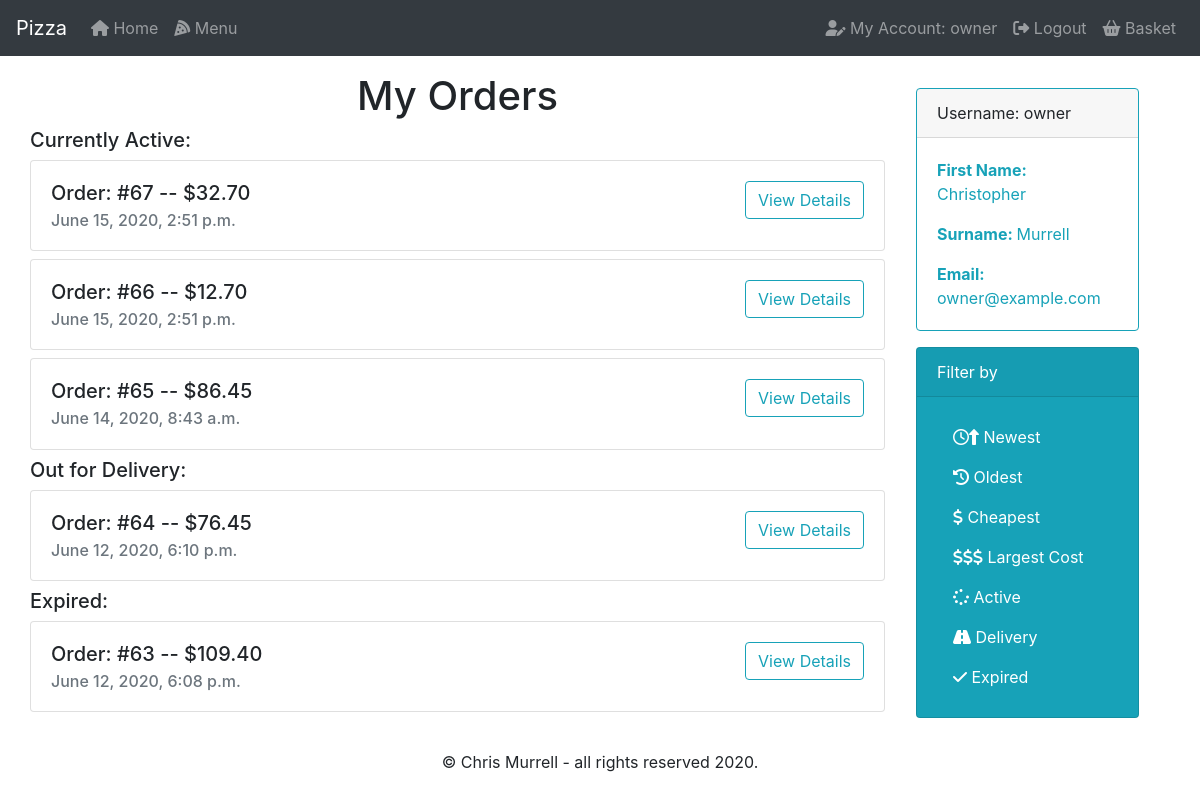
Page /account (signed in) on the earlier database version.
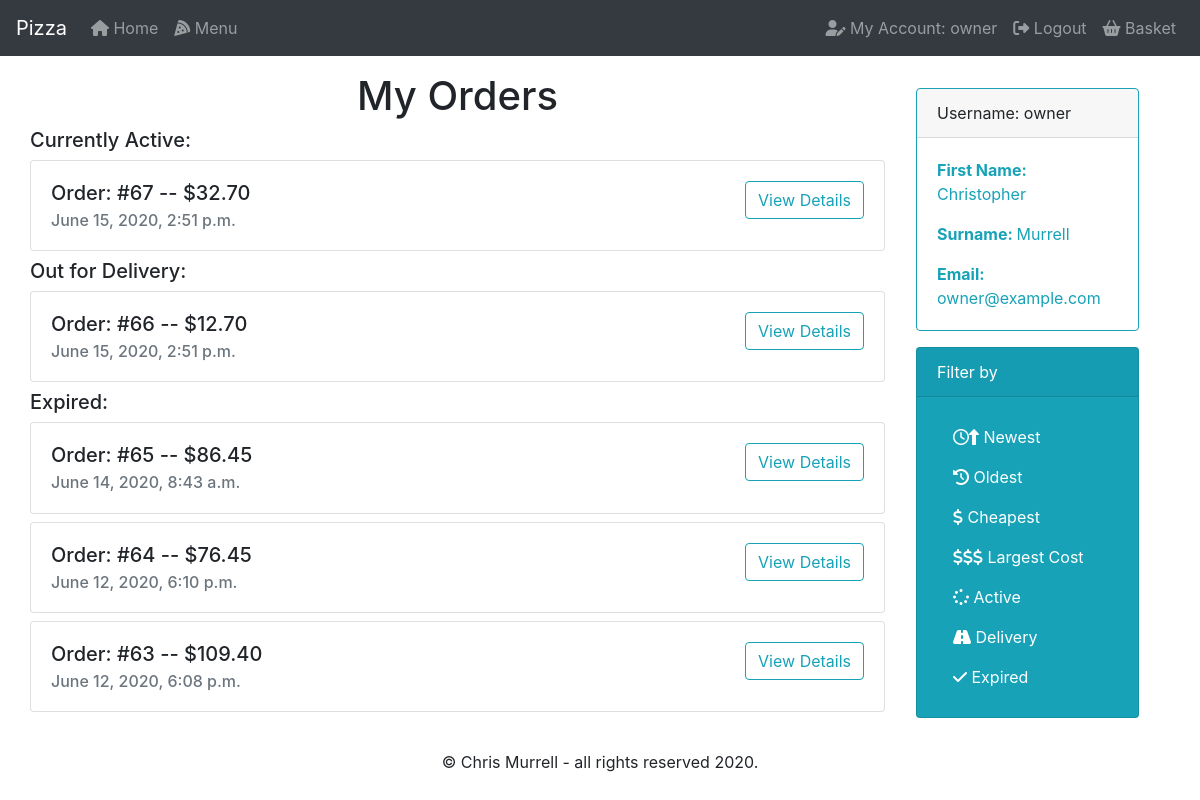
Same page on the later database version.
### orders/models.py (models this page shows, shortened)
class Orders(models.Model):
    order_id = models.AutoField(primary_key=True)
    user_id = models.ForeignKey(
        User, on_delete=models.CASCADE, related_name='orders')
    pizItems = models.ManyToManyField('PizOrder', blank=True, related_name='pizItems')
    subItems = models.ManyToManyField('SubOrder', blank=True, related_name='subItems')
    pastaItems = models.ManyToManyField('PastaOrder', blank=True, related_name='pastaItems')
    saladItems = models.ManyToManyField('SaladOrder', blank=True, related_name='saladItems')
    platItems = models.ManyToManyField('PlatterOrder', blank=True, related_name='platItems')
    time_placed = models.DateTimeField(auto_now_add=True)
    cost = models.DecimalField(max_digits=6, decimal_places=2, default=00.00)
    active = models.CharField(max_length=1, default='Y')
    class Meta:
        verbose_name = 'order'
        verbose_name_plural = 'orders'

### orders/views.py (the view)
# urls.py: path("account", views.account, name="account"),
def account(request):
    user = request.user
    active = Orders.objects.filter(
        user_id=user, active='Y').order_by('-time_placed')
    delivery = Orders.objects.filter(
        user_id=user, active='D').order_by('-time_placed')
    expired = Orders.objects.filter(
        user_id=user, active='N').order_by('-time_placed')
    pizzas = PizOrder.objects.all()
    subs = SubOrder.objects.all()
    pastas = PastaOrder.objects.all()
    salads = SaladOrder.objects.all()
    platters = PlatterOrder.objects.all()
    context = {
        "user": user,
        "active": active,
        "delivery": delivery,
        "expired": expired,
        "pizzas": pizzas,
        "subs": subs,
        "pastas": pastas,
        "salads": salads,
        "platters": platters
    }
    return render(request, 'orders/account.html', context)

### orders/models.py (called while the page is built)
    def __str__(self):
        return f"{self.typ} - {self.category}"

    def custom_toppings(self):
        return ", ".join([t.typ for t in self.toppings.all()])

    def __str__(self):
        return f"Type: {self.typ} || Size: {self.size} || Toppings: {self.custom_toppings()} || Price: ${self.price}"

    def __str__(self):
        return f"{self.typ}"

    def custom_extras(self):
        return ", ".join([t.typ for t in self.extras.all()])

    def __str__(self):
        return f"Type: {self.typ} || Size: {self.size} || Toppings: {self.custom_extras()} || Price: ${self.price}"

    def __str__(self):
        return f"{self.typ}"

    def __str__(self):
        return f"{self.typ} -- ${self.price}"

    def __str__(self):
        return f"Type: {self.typ}"

    def __str__(self):
        return f"Type: {self.typ} || Price: ${self.price}"

    def __str__(self):
        return f"{self.typ} small = ${self.smPrice} large = ${self.lgPrice}"

    def __str__(self):
        return f"Type: {self.typ} || Size: {self.size} || Price: ${self.price}"

### orders/Templates/orders/account.html (shortened to what this page needs)
{% extends "orders/base.html" %}
{% load static %}
{% block main %}
<div class="row justify-content-md-center">
    {% if not active and not delivery and not expired %}
    <div class="card border-info m-3">
        <div class="card-header">Username: {{ user.username }}</div>
        <div class="card-body text-info">
            <p class="card-text"><strong>First Name: </strong>{{ user.first_name }}</p>
            <p class="card-text"><strong>Surname: </strong>{{ user.last_name }}</p>
            <p class="card-text"><strong>Email: </strong>{{ user.email }}</p>
        </div>
    </div>
    {% else %}
    <div class="w-75">
        <h1>My Orders</h1>
        {% if active %}
        <h5>Currently Active:</h5>
        {% endif %}
        {% for row in active %}
        <div class="card mb-2">
            <div class="card-body">
                <div class="row">
                    <div class="col text-left">
                        <h5 class="card-title">Order: #{{ row.order_id }} -- ${{ row.cost }}</h5>
                        <h6 class="card-subtitle text-muted">{{ row.time_placed }}</h6>
                    </div>
                    <div class="col text-right">
                        <button type="button" class="btn btn-outline-info" data-toggle="collapse"
                            data-target="#details{{ row.order_id }}" aria-controls="list-group"
                            aria-expanded="false">View
                            Details</button>
                    </div>
                </div>
            </div>
        </div>
        {% endfor %}
        {% if delivery %}
        <h5>Out for Delivery:</h5>
        {% endif %}
        {% for row in delivery %}
        <div class="card mb-2">
            <div class="card-body">
                <div class="row">
                    <div class="col text-left">
                        <h5 class="card-title">Order: #{{ row.order_id }} -- ${{ row.cost }}</h5>
                        <h6 class="card-subtitle text-muted">{{ row.time_placed }}</h6>
                    </div>
                    <div class="col text-right">
                        <button type="button" class="btn btn-outline-info" data-toggle="collapse"
                            data-target="#details{{ row.order_id }}" aria-controls="list-group"
                            aria-expanded="false">View
                            Details</button>
                    </div>
                </div>
            </div>
        </div>
        {% endfor %}
        {% if expired %}
        <h5>Expired:</h5>
        {% endif %}
        {% for row in expired %}
        <div class="card mb-2">
            <div class="card-body">
                <div class="row">
                    <div class="col text-left">
                        <h5 class="card-title">Order: #{{ row.order_id }} -- ${{ row.cost }}</h5>
                        <h6 class="card-subtitle text-muted">{{ row.time_placed }}</h6>
                    </div>
                    <div class="col text-right">
                        <button type="button" class="btn btn-outline-info" data-toggle="collapse"
                            data-target="#details{{ row.order_id }}" aria-controls="list-group"
                            aria-expanded="false">View
                            Details</button>
                    </div>
                </div>
            </div>
        </div>
        {% endfor %}
    </div>
    <div class="w-25">
        <div class="container sticky-top">
            <div class="card border-info m-3">
                <div class="card-header">Username: {{ user.username }}</div>
                <div class="card-body text-info">
                    <p class="card-text"><strong>First Name: </strong>{{ user.first_name }}</p>
                    <p class="card-text"><strong>Surname: </strong>{{ user.last_name }}</p>
                    <p class="card-text"><strong>Email: </strong>{{ user.email }}</p>
                </div>
            </div>
            <div class="card text-white bg-info m-3">
                <div class="card-header">Filter by</div>
                <div class="card-body">
                    <a href="{% url 'filter' filter_by='newest' %}" class="nav-link sidebar"><i
                            class="far fa-clock"></i><i class="fas fa-long-arrow-alt-up"></i>
                        Newest</a>
                    <a href="{% url 'filter' filter_by='oldest' %}" class="nav-link sidebar"><i
                            class="fas fa-history"></i> Oldest</a>
                    <a href="{% url 'filter' filter_by='cheapest' %}" class="nav-link sidebar"><i
                            class="fas fa-dollar-sign"></i>
                        Cheapest</a>
                    <a href="{% url 'filter' filter_by='expensive' %}" class="nav-link sidebar"><i
                            class="fas fa-dollar-sign"></i><i class="fas fa-dollar-sign"></i><i
                            class="fas fa-dollar-sign"></i> Largest Cost</a>
                    <a href="{% if active %}{% url 'filter' filter_by='active' %}{% endif %}"
                        class="nav-link sidebar"><i class="fas fa-spinner"></i>
                        Active</a>
                    <a href="{% if delivery %}{% url 'filter' filter_by='delivery' %}{% endif %}"
                        class="nav-link sidebar"><i class="fas fa-road"></i>
                        Delivery</a>
                    <a href="{% if expired %}{% url 'filter' filter_by='expired' %}{% endif %}"
                        class="nav-link sidebar"><i class="fas fa-check"></i>
                        Expired</a>
                </div>
            </div>
        </div>
    </div>
    {% endif %}
</div>
{% endblock %}

### orders/Templates/orders/base.html (shortened to what this page needs)
{% load static %}
<!doctype html>
<html lang="en">
<head>
    <link rel="stylesheet" href="{% static 'orders/styles.css' %}">
    <link rel="stylesheet" href="https://stackpath.bootstrapcdn.com/bootstrap/4.4.1/css/bootstrap.min.css"
>
</head>
<body>
    <nav class="navbar navbar-expand-lg navbar-dark bg-dark">
        <a class="navbar-brand" href="{% url 'home' %}">Pizza</a>
        <div class="collapse navbar-collapse" id="navbar">
            {% if request.user.is_authenticated %}
            <div class="navbar-nav mr-auto">
                <a class="nav-item nav-link" href="{% url 'home' %}"><i class="fas fa-home"></i> Home</a>
                <a class="nav-item nav-link" href="{% url 'menu' %}"><i class="fas fa-pizza-slice"></i> Menu</a>
            </div>
            <div class="navbar-nav ml-auto">
                <a class="nav-item nav-link" href="{% url 'account' %}"><i class="fas fa-user-edit"></i> My Account: {{ user.username }}</a>
                <a class="nav-item nav-link" href="{% url 'logout' %}"><i class="fas fa-sign-out-alt"></i> Logout</a>
                <a class="nav-item nav-link" href="{% url 'basket' %}"><i class="fas fa-shopping-basket"></i> Basket<span class="badge badge-dark" id="basketnum" hidden>0</span></a>
            </div>
            {% else %}
            <div class="navbar-nav ml-auto">
                <a class="nav-item nav-link" href="{% url 'register' %}"><i class="fas fa-file-signature"></i> Register</a>
                <a class="nav-item nav-link" href="{% url 'login' %}"><i class="fas fa-sign-in-alt"></i> Login</a>
            </div>
            {% endif %}
        </div>
    </nav>
    <div class="container mt-3 mb-3">
        {% block main %}{% endblock %}
    </div>
    <footer>
        <div class="muted text-center">
            <p>&copy; Chris Murrell - all rights reserved 2020.</p>
        </div>
    </footer>
</body>
</html>

### orders/static/orders/styles.css (style rules this page uses)
h1 { text-align: center; }
.nav-link.sidebar { color: white; }

Differences in the rows shown:
changed Orders id 66: moves from the list under "Currently Active:" to the list under "Out for Delivery:"
changed Orders "June 14, 2020, 8:43 a.m.": moves from the list under "Currently Active:" to the list under "Expired:"
changed Orders "June 12, 2020, 6:10 p.m.": moves from the list under "Out for Delivery:" to the list under "Expired:"
